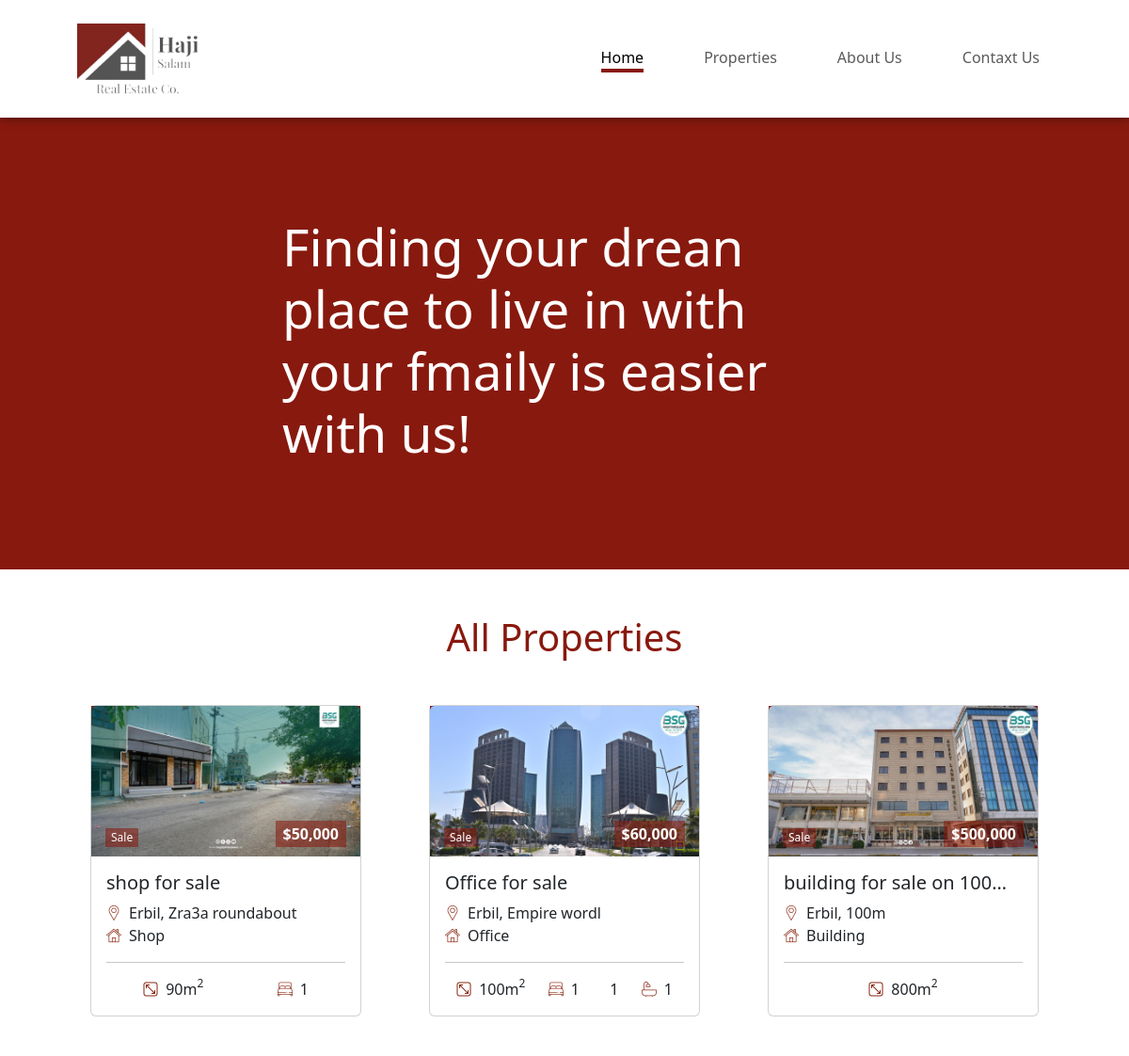
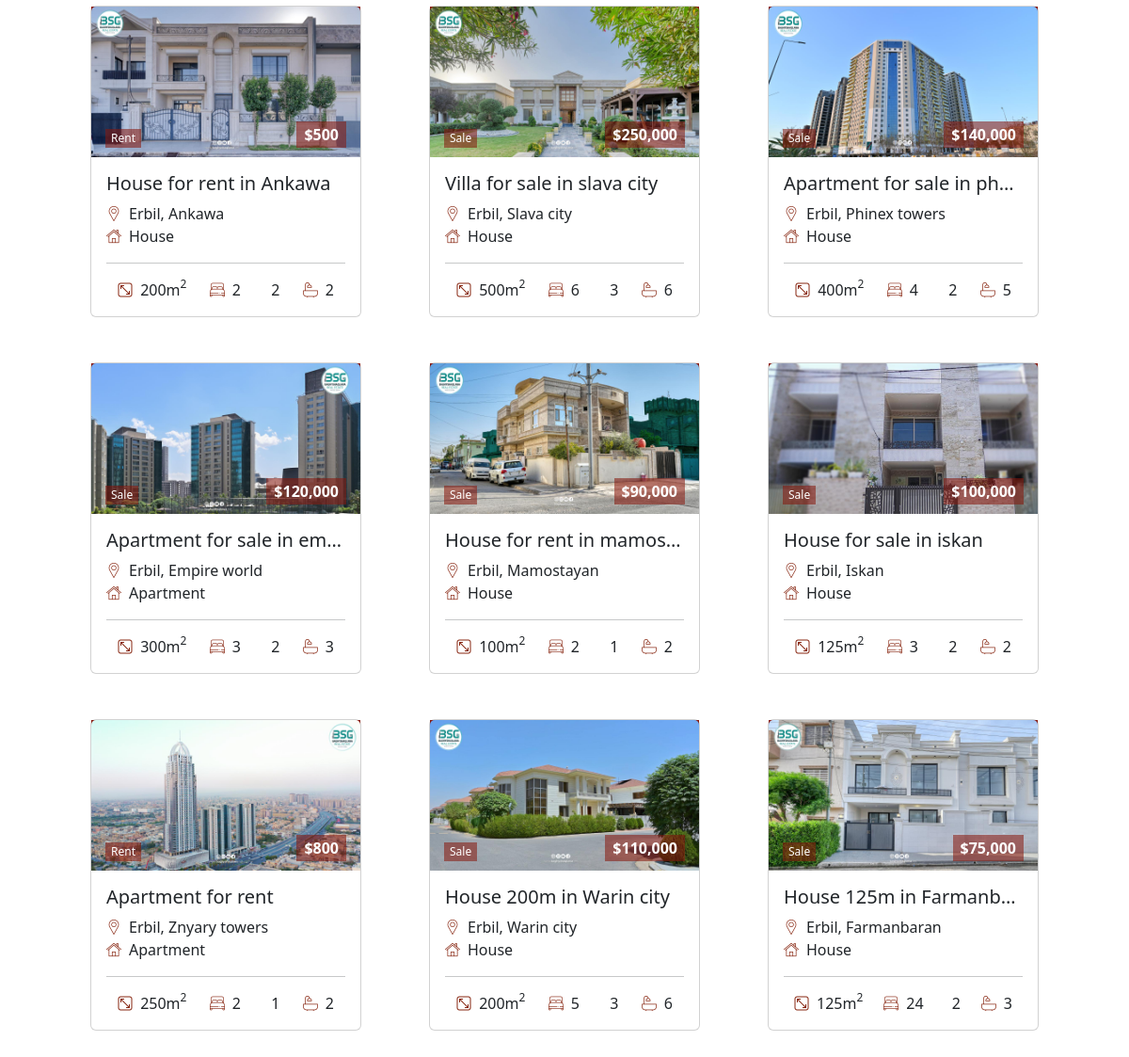
The app's page /all-properties with its own data (2 pictures, top to bottom).
### haji_salam/models.py (models this page shows, shortened)
class Property(models.Model):
  PURPOSES = [
    ("Sale", "Sale"),
    ("Rent", "Rent"),
  ]
  TYPES = [
    ("House", "House"),
    ("Villa", "Villa"),
    ("Apartment", "Apartment"),
    ("Office", "Office"),
    ("Land", "Land"),
    ("Shop", "Shop"),
    ("Market", "Market"),
    ("Building", "Building"),
    ("Farm", "Farm"),
  ]
  title = models.CharField(max_length=255)
  date = models.DateTimeField(default=timezone.now)
  city = models.ForeignKey(City, on_delete=models.SET_NULL, null=True, blank=True)
  neighborhood_or_project = models.CharField(max_length=35, null=True)
  price = models.CharField(max_length=10, null=True)
  purpose = models.CharField(max_length=10, choices=PURPOSES, default="Sale")
  type = models.CharField(max_length=35, choices=TYPES, default="House")
  area = models.IntegerField(null=True)
  bedrooms = models.IntegerField(null=True, blank=True)
  reception_rooms = models.IntegerField(null=True, blank=True)
  bathrooms = models.IntegerField(null=True, blank=True)
  furnishing = models.BooleanField(default=False)
  garden = models.BooleanField(default=False)
  featured = models.BooleanField(default=False)
  main_image = models.ImageField(upload_to="images", null=True)

class City(models.Model):
  name = models.CharField(max_length=50)
  def __str__(self) -> str:
    return self.name

### haji_salam/views.py (the view)
# urls.py: path("all-properties", views.allProperties.as_view(), name="all-properties-page")
class allProperties(ListView):
  template_name = 'haji_salam/all-properties.html'
  model = Property
  ordering = ["-date"]
  context_object_name = "all_properties"

### haji_salam/templates/haji_salam/all-properties.html (shortened to what this page needs)
{% extends 'base.html' %}
{% load static %}
{% block css_files %}
  <link rel="stylesheet" href="{% static 'haji_salam/css/all-properties.css' %}">
{% endblock css_files %}
{% block content %}
  <div class="container pt-5 pb-5 card-container">
    <div class="row">
      <div class="col">
        <h1 class="text-center mb-5 featured-txt">All Properties</h1>
      </div>
    </div>
    <div class="row gy-5">
      {% for p in all_properties %}
        {% include 'haji_salam/includes/property-card.html' %}
      {% endfor %}
    </div>
  </div>
{% endblock content %}

### haji_salam/templates/haji_salam/includes/property-card.html (shortened to what this page needs)
{% load static %}
<div class="col d-flex justify-content-center">
  <div class="card" style="width: 18rem;">
    <div class="main-img-container">
      <div class="purpose-container">
        {{ p.purpose }}
      </div>
      <div class="price-container">
        ${{ p.price }}
      </div>
    </div>
    <div class="card-body">
      <h5 class="card-title text-truncate">{{ p.title }}</h5>
      <div class="📍">
        <div class="address d-flex align-items-center" style="margin: 0;"><img src="{% static 'haji_salam/icons/location.png' %}" alt="" class="img-fluid icon me-2">{{ p.city|capfirst }}, {{ p.neighborhood_or_project|capfirst }}</div>
        <div class="d-flex align-items-center mb-1"><img src="{% static 'haji_salam/icons/home.png' %}" alt="" class="icon me-2">{{ p.type }}</div>
      </div>
      <hr>
      <div class="📝 d-flex justify-content-around">
        <div class="d-flex align-items-center">
          <img src="{% static 'haji_salam/icons/area.png' %}" alt="" class="img-fluid icon me-2" style="">{{ p.area }}m<sup>2</sup>
        </div>
        {% if p.bedrooms %}
          <div class="d-flex align-items-center">
            <img src="{% static 'haji_salam/icons/bedroom.png' %}" alt="" class="img-fluid icon me-2" style=""> {{ p.bedrooms }}
          </div>
        {% endif %}
        {% if p.reception_rooms %}
          <div class="d-flex align-items-center">
            <img src="{% static 'haji_salam/icons/couch.png' %}" alt="" class="img-fluid icon me-2" style=""> {{ p.reception_rooms }}
          </div>
        {% endif %}
        {% if p.bathrooms %}
          <div class="d-flex align-items-center">
            <img src="{% static 'haji_salam/icons/bathroom.png' %}" alt="" class="img-fluid icon me-2" style=""> {{ p.bathrooms }}
          </div>
        {% endif %}
      </div>
    </div>
  </div>
</div>

### haji_salam/static/haji_salam/css/all-properties.css (style rules this page uses)
.featured-txt { color: #88190E; }
.icon { height: 16px; filter: invert(18%) sepia(24%) saturate(6553%) hue-rotate(353deg) brightness(88%) contrast(96%); }
.card-container { width: 90%; }
.main-img-container { position: relative; background-color: #88190E; }
.purpose-container { position: absolute; bottom: 10px; left: 15px; background-color: #88180e8d; font-size: 12px; color: white; padding: 1px 6px 1px 6px; }
.price-container { position: absolute; bottom: 10px; right: 15px; color: white; font-size: 16px; background-color: #88180e8d; padding: 2px 8px 2px 8px; font-weight: bold; }

### records on screen
Property: purpose "Sale", price "50,000", title "shop for sale", city "Erbil", neighborhood_or_project "Zra3a roundabout", type "Shop", area "90", bedrooms "1"
Property: purpose "Sale", price "60,000", title "Office for sale", city "Erbil", neighborhood_or_project "Empire wordl", type "Office", area "100", bedrooms "1", reception_rooms "1", bathrooms "1"
Property: purpose "Sale", price "500,000", title "building for sale on 100…", city "Erbil", neighborhood_or_project "100m", type "Building", area "800"
Property: purpose "Rent", price "500", title "House for rent in Ankawa", city "Erbil", neighborhood_or_project "Ankawa", type "House", area "200", bedrooms "2", reception_rooms "2", bathrooms "2"
Property: purpose "Sale", price "250,000", title "Villa for sale in slava city", city "Erbil", neighborhood_or_project "Slava city", type "House", area "500", bedrooms "6", reception_rooms "3", bathrooms "6"
Property: purpose "Sale", price "140,000", title "Apartment for sale in ph…", city "Erbil", neighborhood_or_project "Phinex towers", type "House", area "400", bedrooms "4", reception_rooms "2", bathrooms "5"
Property: purpose "Sale", price "120,000", title "Apartment for sale in em…", city "Erbil", neighborhood_or_project "Empire world", type "Apartment", area "300", bedrooms "3", reception_rooms "2", bathrooms "3"
Property: purpose "Sale", price "90,000", title "House for rent in mamos…", city "Erbil", neighborhood_or_project "Mamostayan", type "House", area "100", bedrooms "2", reception_rooms "1", bathrooms "2"
Property: purpose "Sale", price "100,000", title "House for sale in iskan", city "Erbil", neighborhood_or_project "Iskan", type "House", area "125", bedrooms "3", reception_rooms "2", bathrooms "2"
Property: purpose "Rent", price "800", title "Apartment for rent", city "Erbil", neighborhood_or_project "Znyary towers", type "Apartment", area "250", bedrooms "2", reception_rooms "1", bathrooms "2"
Property: purpose "Sale", price "110,000", title "House 200m in Warin city", city "Erbil", neighborhood_or_project "Warin city", type "House", area "200", bedrooms "5", reception_rooms "3", bathrooms "6"
Property: purpose "Sale", price "75,000", title "House 125m in Farmanb…", city "Erbil", neighborhood_or_project "Farmanbaran", type "House", area "125", bedrooms "24", reception_rooms "2", bathrooms "3"
